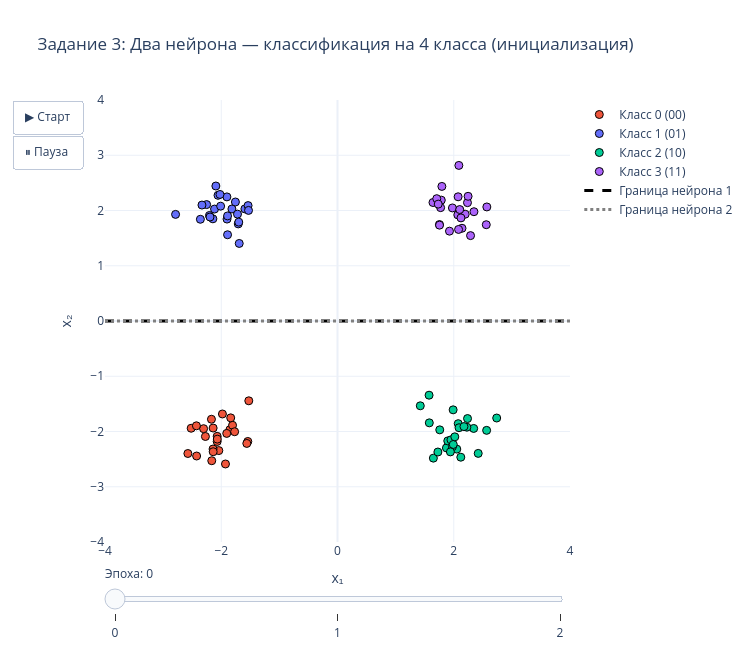

The notebook cell saved with this chart:
### Markdown cell above
### Визуализация: точки и две разделяющие границы

### Code cell
color_map = {0: '#EF553B', 1: '#636EFA', 2: '#00CC96', 3: '#AB63FA'}
class_labels = {
    0: 'Класс 0 (00)',
    1: 'Класс 1 (01)',
    2: 'Класс 2 (10)',
    3: 'Класс 3 (11)'
}

fig4 = go.Figure()

for cls in range(4):
    mask = t4 == cls
    fig4.add_trace(go.Scatter(
        x=X4[mask, 0], y=X4[mask, 1],
        mode='markers',
        marker=dict(size=8, color=color_map[cls], line=dict(width=1, color='black')),
        name=class_labels[cls]
    ))

x_range = np.linspace(-4, 4, 200)

def multi_boundary_xy(weights, bias, y_limits=(-4, 4)):
    if abs(weights[1]) > 1e-9:
        return x_range, -(weights[0] * x_range + bias) / weights[1]
    if abs(weights[0]) > 1e-9:
        x_val = -bias / weights[0]
        return np.array([x_val, x_val]), np.array(y_limits)
    return x_range, np.zeros_like(x_range)

x_b1_0, y_b1_0 = multi_boundary_xy(perc4.weights_history_n1[0], perc4.bias_history_n1[0])
x_b2_0, y_b2_0 = multi_boundary_xy(perc4.weights_history_n2[0], perc4.bias_history_n2[0])

fig4.add_trace(go.Scatter(
    x=x_b1_0, y=y_b1_0,
    mode='lines', line=dict(color='black', width=3, dash='dash'),
    name='Граница нейрона 1'
))
fig4.add_trace(go.Scatter(
    x=x_b2_0, y=y_b2_0,
    mode='lines', line=dict(color='gray', width=3, dash='dot'),
    name='Граница нейрона 2'
))

frames4 = []
for epoch_idx in range(len(perc4.weights_history_n1)):
    x_b1_f, y_b1_f = multi_boundary_xy(perc4.weights_history_n1[epoch_idx], perc4.bias_history_n1[epoch_idx])
    x_b2_f, y_b2_f = multi_boundary_xy(perc4.weights_history_n2[epoch_idx], perc4.bias_history_n2[epoch_idx])
    subtitle = 'инициализация' if epoch_idx == 0 else f'эпоха {epoch_idx}, ошибок: {perc4.errors_per_epoch[epoch_idx - 1]}'
    frames4.append(go.Frame(
        data=[
            go.Scatter(x=x_b1_f, y=y_b1_f),
            go.Scatter(x=x_b2_f, y=y_b2_f),
        ],
        traces=[4, 5],
        name=str(epoch_idx),
        layout=go.Layout(title=f'Задание 3: Два нейрона — классификация на 4 класса ({subtitle})')
    ))

fig4.frames = frames4

fig4.update_layout(
    title='Задание 3: Два нейрона — классификация на 4 класса (инициализация)',
    xaxis_title='x₁', yaxis_title='x₂',
    xaxis=dict(range=[-4, 4]),
    yaxis=dict(range=[-4, 4]),
    template='plotly_white',
    width=750, height=650,
    updatemenus=[dict(
        type='buttons',
        showactive=False,
        buttons=[
            dict(label='▶ Старт', method='animate', args=[None, dict(frame=dict(duration=700, redraw=True), fromcurrent=True)]),
            dict(label='⏸ Пауза', method='animate', args=[[None], dict(frame=dict(duration=0, redraw=False), mode='immediate')]),
        ]
    )],
    sliders=[dict(
        active=0,
        currentvalue=dict(prefix='Эпоха: '),
        steps=[
            dict(
                method='animate',
                args=[[str(i)], dict(frame=dict(duration=0, redraw=True), mode='immediate')],
                label=str(i)
            )
            for i in range(len(frames4))
        ]
    )]
)
fig4.write_html('outputs/task3_four_classes.html')
fig4.show()

### Figure 1 — Plotly figure (JSON) as saved in the notebook; plotly's stock layout.template omitted (floating-point values rounded to 4 significant figures; data arrays with more than 128 entries replaced by an {"elided": "..."} marker saying what was removed)
{"data": [{"marker": {"color": "#EF553B", "line": {"color": "black", "width": 1}, "size": 8}, "mode": "markers", "name": "Класс 0 (00)", "type": "scatter", "x": [-1.851, -2.041, -1.806, -1.543, -2.07, -2.07, -1.526, -1.77, -2.141, -1.837, -2.139, -2.14, -1.927, -2.574, -2.517, -2.169, -2.304, -1.906, -2.272, -2.424, -1.56, -2.068, -1.98, -2.427, -2.163], "y": [-1.967, -2.345, -1.887, -2.18, -2.088, -2.181, -1.444, -2.004, -2.317, -1.753, -2.366, -1.937, -2.588, -2.398, -1.941, -1.778, -1.949, -2.035, -2.09, -2.444, -2.216, -2.138, -1.683, -1.897, -2.529]}, {"marker": {"color": "#636EFA", "line": {"color": "black", "width": 1}, "size": 8}, "mode": "markers", "name": "Класс 1 (01)", "type": "scatter", "x": [-1.903, -2.116, -2.203, -1.816, -1.691, -1.721, -2.252, -2.093, -1.901, -1.707, -2.144, -2.056, -2.332, -2.359, -1.756, -1.593, -2.022, -1.699, -1.892, -2.194, -1.892, -1.539, -2.011, -1.531, -2.786], "y": [2.247, 2.026, 1.91, 2.028, 1.404, 1.934, 2.107, 2.443, 1.845, 1.757, 1.849, 2.275, 2.099, 1.841, 2.154, 2.029, 2.291, 1.789, 1.902, 1.882, 1.561, 2.089, 2.078, 2.002, 1.93]}, {"marker": {"color": "#00CC96", "line": {"color": "black", "width": 1}, "size": 8}, "mode": "markers", "name": "Класс 2 (10)", "type": "scatter", "x": [1.575, 1.874, 1.897, 1.759, 1.952, 2.121, 2.566, 2.052, 2.077, 1.978, 1.424, 1.992, 2.018, 2.739, 1.942, 2.09, 1.99, 1.649, 2.343, 2.226, 2.237, 1.727, 2.421, 1.579, 2.176], "y": [-1.343, -2.297, -2.17, -1.97, -2.151, -2.465, -1.979, -2.319, -1.858, -2.276, -1.535, -2.235, -2.097, -1.756, -2.369, -1.932, -1.608, -2.482, -1.945, -1.922, -1.765, -2.371, -2.396, -1.843, -1.911]}, {"marker": {"color": "#AB63FA", "line": {"color": "black", "width": 1}, "size": 8}, "mode": "markers", "name": "Класс 3 (11)", "type": "scatter", "x": [2.075, 2.104, 1.796, 2.07, 2.088, 1.786, 2.56, 2.142, 1.643, 2.197, 1.708, 2.236, 2.348, 1.754, 2.289, 2.124, 2.247, 2.569, 1.926, 1.774, 1.733, 1.755, 1.977, 2.102, 2.083], "y": [2.248, 2.004, 2.436, 1.921, 2.816, 2.188, 1.743, 1.679, 2.145, 1.933, 2.214, 2.142, 1.978, 1.746, 1.546, 1.866, 2.257, 2.064, 1.626, 2.052, 2.116, 1.735, 2.046, 2.017, 1.657]}, {"line": {"color": "black", "dash": "dash", "width": 3}, "mode": "lines", "name": "Граница нейрона 1", "type": "scatter", "x": {"elided": "200 float values"}, "y": {"elided": "200 float values"}}, {"line": {"color": "gray", "dash": "dot", "width": 3}, "mode": "lines", "name": "Граница нейрона 2", "type": "scatter", "x": {"elided": "200 float values"}, "y": {"elided": "200 float values"}}], "layout": {"height": 650, "sliders": [{"active": 0, "currentvalue": {"prefix": "Эпоха: "}, "steps": [{"args": [["0"], {"frame": {"duration": 0, "redraw": true}, "mode": "immediate"}], "label": "0", "method": "animate"}, {"args": [["1"], {"frame": {"duration": 0, "redraw": true}, "mode": "immediate"}], "label": "1", "method": "animate"}, {"args": [["2"], {"frame": {"duration": 0, "redraw": true}, "mode": "immediate"}], "label": "2", "method": "animate"}]}], "title": {"text": "Задание 3: Два нейрона — классификация на 4 класса (инициализация)"}, "updatemenus": [{"buttons": [{"args": [null, {"frame": {"duration": 700, "redraw": true}, "fromcurrent": true}], "label": "▶ Старт", "method": "animate"}, {"args": [[null], {"frame": {"duration": 0, "redraw": false}, "mode": "immediate"}], "label": "⏸ Пауза", "method": "animate"}], "showactive": false, "type": "buttons"}], "width": 750, "xaxis": {"range": [-4, 4], "title": {"text": "x₁"}}, "yaxis": {"range": [-4, 4], "title": {"text": "x₂"}}}}
